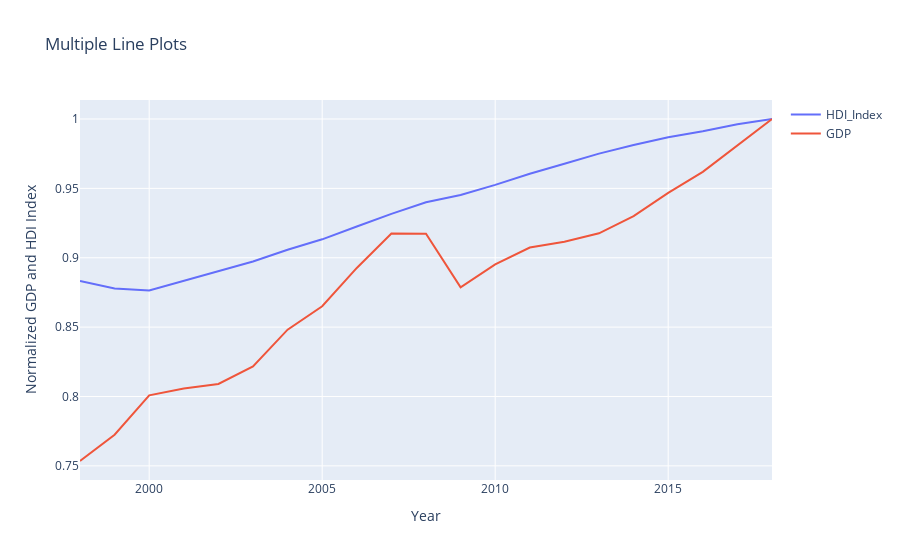

The notebook cell this image was saved under:
### Code cell
import plotly.graph_objects as go
fig = go.Figure()

fig.add_trace(go.Scatter(x=vw['year'], y=vw['hdi_index'], name='HDI_Index'))
fig.add_trace(go.Scatter(x=vw['year'], y=vw['gdp'], name='GDP'))

fig.update_layout(title="Multiple Line Plots", xaxis_title="Year", yaxis_title="Normalized GDP and HDI Index")
fig.show()

### Figure 1 — Plotly figure (JSON) as saved in the notebook; plotly's stock layout.template omitted (floating-point values rounded to 4 significant figures)
{"data": [{"name": "HDI_Index", "type": "scatter", "x": [1998, 1999, 2000, 2001, 2002, 2003, 2004, 2005, 2006, 2007, 2008, 2009, 2010, 2011, 2012, 2013, 2014, 2015, 2016, 2017, 2018], "y": [0.8832, 0.8779, 0.8765, 0.8835, 0.8903, 0.8973, 0.9058, 0.9133, 0.9226, 0.9316, 0.94, 0.9452, 0.9525, 0.9605, 0.9678, 0.9751, 0.9812, 0.9868, 0.9911, 0.9962, 1]}, {"name": "GDP", "type": "scatter", "x": [1998, 1999, 2000, 2001, 2002, 2003, 2004, 2005, 2006, 2007, 2008, 2009, 2010, 2011, 2012, 2013, 2014, 2015, 2016, 2017, 2018], "y": [0.7535, 0.7724, 0.8008, 0.8058, 0.809, 0.8216, 0.8482, 0.865, 0.8927, 0.9175, 0.9173, 0.8787, 0.8952, 0.9074, 0.9115, 0.9176, 0.93, 0.9468, 0.9619, 0.9809, 1]}], "layout": {"title": {"text": "Multiple Line Plots"}, "xaxis": {"title": {"text": "Year"}}, "yaxis": {"title": {"text": "Normalized GDP and HDI Index"}}}}
